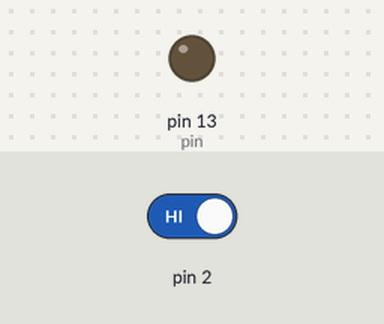
A sketch run on a simulated Arduino Uno, built with avr-gcc and run on an emulated ATmega328P. On the bench: output pins drawn as LEDs (lit = HIGH). The inputs (shaded band) are chosen by the test bench; at power-on: pin 2 HIGH.

Above: at 1.2 s.
1.3 s: pin 2 driven LOW
At 2.1 s:
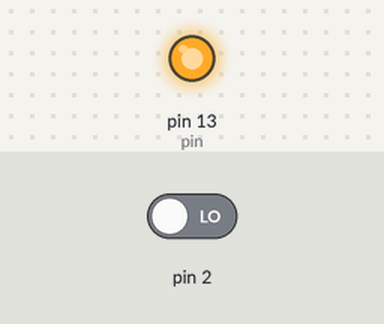
Timing chart, 0 to 4.3 s (numbered marks = the images above; inputs shaded):
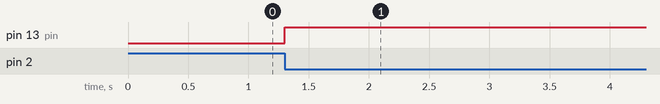

The sketch:

primerInterrupcion.ino
```cpp
int pin = 13;
volatile int state = LOW;

void blink () {
  state = !state;
}

void setup () {
  pinMode(pin, OUTPUT);
 // attachInterrupt(0, blink, CHANGE);
  attachInterrupt(0, blink, FALLING);
}

void loop () {
  digitalWrite(pin, state);
}
```

Measured:
- after the input at 1.3 s, pin 13 (pin): LOW → HIGH at once
